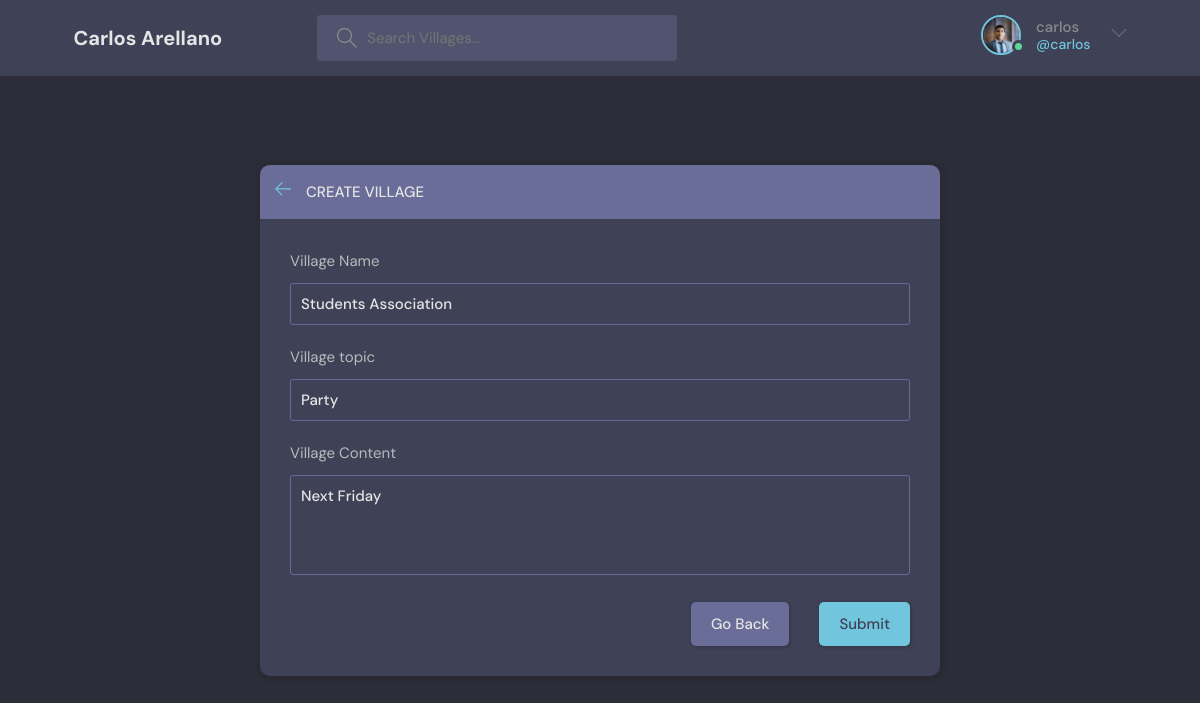
/update-village/6/ (signed in), run on the app's committed database.
### base/models.py (models this page shows, shortened)
class User(AbstractUser):
    name = models.CharField(max_length=205, null=True)
    email = models.EmailField(unique=True, null=True)
    bio = models.TextField(null=True)
    avatar = models.ImageField(null=True, default="avatar.svg")
    USERNAME_FIELD = 'email'
    REQUIRED_FIELDS = []

class Village(models.Model):
    host = models.ForeignKey(User, on_delete=models.SET_NULL, null=True)
    thread = models.ForeignKey(Debate, on_delete=models.SET_NULL, null=True)
    title = models.CharField(max_length=200)
    description = models.TextField(null=True, blank=True)
    sophists = models.ManyToManyField(
        User, related_name='sophists', blank=True)
    updated = models.DateTimeField(auto_now=True)
    created = models.DateTimeField(auto_now_add=True)
    class Meta:
        ordering = ['-updated', '-created']

class Debate(models.Model):
    topic = models.CharField(max_length=205)

### base/views.py (the view, shortened to what this page needs)
# urls.py: path('update-village/<str:id>/', views.updateVillage, name="update-village"),
@login_required(login_url='login')
def updateVillage(request, id):
    village = Village.objects.get(id=id)
    form = VillageForm(instance=village)
    debates = Debate.objects.all()
    if request.user != village.host:
        return HttpResponse('Sorry, you can not edit this village')
    context = {'form': form, 'debates': debates, 'village': village}
    return render(request, 'base/village_form.html', context)

### base/forms.py
class VillageForm(ModelForm):
    class Meta:
        model = Village
        fields = '__all__'
        exclude = ['host', 'sophists']

### base/templates/base/village_form.html (shortened to what this page needs)
{% extends 'main.html' %}
{% block content %}
  <main class="create-room layout">
    <div class="container">
      <div class="layout__box">
        <div class="layout__boxHeader">
          <div class="layout__boxTitle">
            <a href="{% url 'home'%}">
              <svg version="1.1" xmlns="http://www.w3.org/2000/svg" width="32" height="32" viewBox="0 0 32 32">
                <title>arrow-left</title>
                <path
                  d="M13.723 2.286l-13.723 13.714 13.719 13.714 1.616-1.611-10.96-10.96h27.625v-2.286h-27.625l10.965-10.965-1.616-1.607z">
                </path>
              </svg>
            </a>
            <h3>Create Village</h3>
          </div>
        </div>
        <div class="layout__body">
          <form class="form" method="POST" action="">
            <div class="form__group">
              <label for="room_topic">Village Name</label>
              <input required type="text" value="{{village.thread.topic}}" name="thread" id="room_topic" list="topic-list" />
            </div>
            <div class="form__group">
              <label for="room_name">Village topic</label>
              {{form.title}}
            </div>
            <div class="form__group">
              <label for="room_description">Village Content</label>
              {{form.description}}
            </div>
            <div class="form__action">
              <a class="btn btn--dark" href="{% url 'home' %}">Go Back</a>
              <button class="btn btn--main" type="submit">Submit</button>
            </div>
          </form>
        </div>
      </div>
    </div>
  </main>
{% endblock content %}

### templates/navbar.html (shortened to what this page needs)
{% load static %}
<header class="header header--loggedIn">
    <div class="container">
      <a href="{% url 'home' %}" class="header__logo">
        <h1>Carlos Arellano </h1>
      </a>
      <form class="header__search" method="GET" action="{% url 'home' %}">
        <label>
          <input type="text" name="q"   placeholder="Search Villages..." />
        </label>
      </form>
      <nav class="header__menu">
        {% if request.user.is_authenticated %}
        <div class="header__user">
          <a href="{% url 'home' %}">
            <div class="avatar avatar--medium active">
              <img src="{{request.user.avatar.url}}" />
            </div>
            <p>{{request.user.username}} <span>@{{request.user.username}}</span></p>
          </a>
          <button class="dropdown-button">
            <svg version="1.1" xmlns="http://www.w3.org/2000/svg" width="32" height="32" viewBox="0 0 32 32">
              <title>chevron-down</title>
              <path d="M16 21l-13-13h-3l16 16 16-16h-3l-13 13z"></path>
            </svg>
          </button>
        </div>
        {% else %}
        <a href="{% url 'login' %}">
          <img src="{% static 'images/avatar.svg' %}" />
          <p>Login</p>
        </a>
        {% endif %}
      </nav>
    </div>
  </header>

### data on the page
User: user.avatar (picture), user.username "carlos"
Village: thread "Students Association", title "Party", description "Next Friday"
